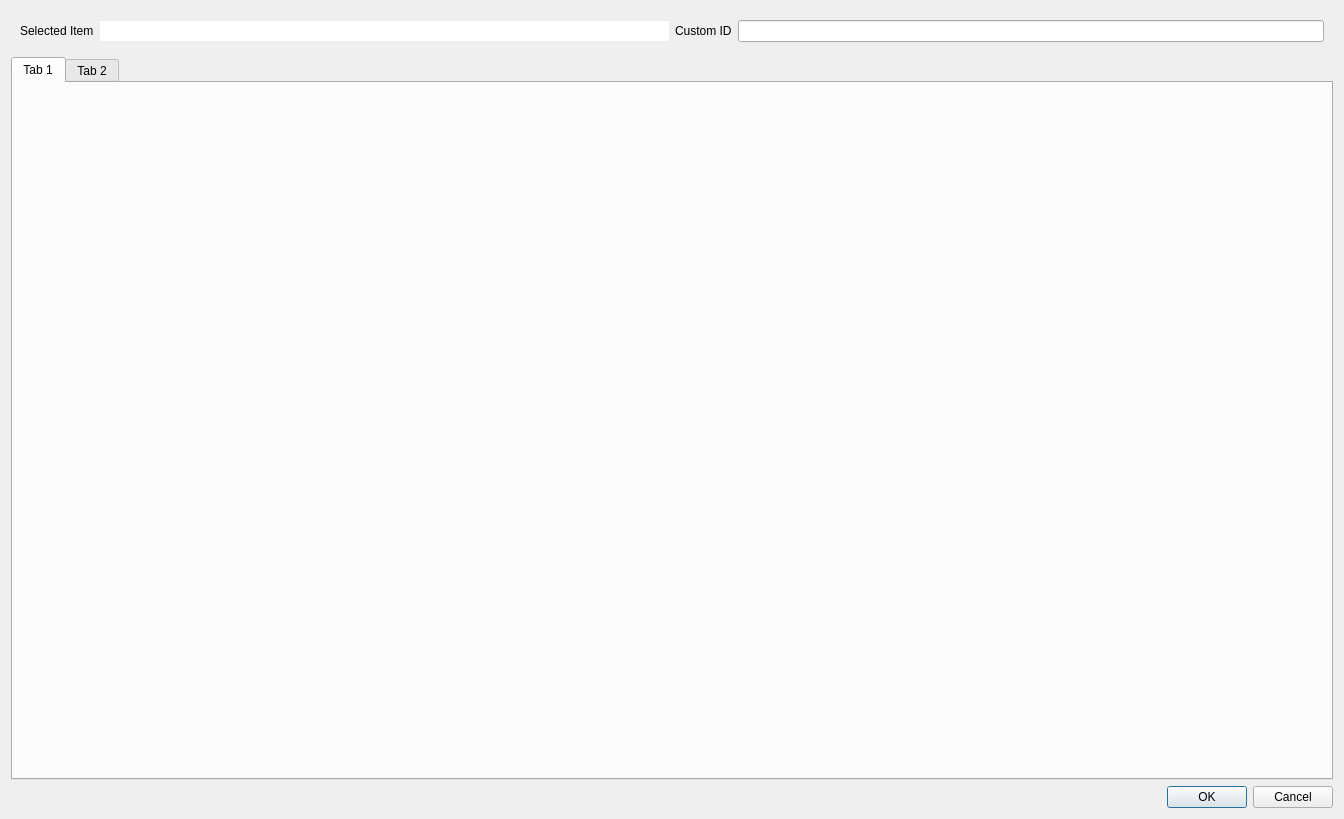
<?xml version="1.0" encoding="UTF-8"?>
<ui version="4.0">
 <class>QmlDesigner::AnnotationEditorDialog</class>
 <widget class="QDialog" name="QmlDesigner::AnnotationEditorDialog">
  <property name="geometry">
   <rect>
    <x>0</x>
    <y>0</y>
    <width>1344</width>
    <height>819</height>
   </rect>
  </property>
  <property name="windowTitle">
   <string notr="true">Dialog</string>
  </property>
  <layout class="QVBoxLayout" name="verticalLayout_2">
   <item>
    <widget class="QWidget" name="annotationContainer" native="true">
     <layout class="QHBoxLayout" name="horizontalLayout">
      <item>
       <layout class="QHBoxLayout" name="targetIdLayout">
        <item>
         <widget class="QLabel" name="targetIdLabel">
          <property name="text">
           <string>Selected Item</string>
          </property>
         </widget>
        </item>
        <item>
         <widget class="QLineEdit" name="targetIdEdit">
          <property name="frame">
           <bool>false</bool>
          </property>
          <property name="readOnly">
           <bool>true</bool>
          </property>
         </widget>
        </item>
       </layout>
      </item>
      <item>
       <layout class="QHBoxLayout" name="customIdLayout">
        <item>
         <widget class="QLabel" name="customIdLabel">
          <property name="text">
           <string>Custom ID</string>
          </property>
         </widget>
        </item>
        <item>
         <widget class="QLineEdit" name="customIdEdit"/>
        </item>
       </layout>
      </item>
     </layout>
    </widget>
   </item>
   <item>
    <widget class="QTabWidget" name="tabWidget">
     <property name="currentIndex">
      <number>0</number>
     </property>
     <property name="movable">
      <bool>true</bool>
     </property>
     <widget class="QWidget" name="tab">
      <attribute name="title">
       <string>Tab 1</string>
      </attribute>
     </widget>
     <widget class="QWidget" name="tab_2">
      <attribute name="title">
       <string>Tab 2</string>
      </attribute>
     </widget>
    </widget>
   </item>
   <item>
    <widget class="QDialogButtonBox" name="buttonBox">
     <property name="focusPolicy">
      <enum>Qt::StrongFocus</enum>
     </property>
     <property name="orientation">
      <enum>Qt::Horizontal</enum>
     </property>
     <property name="standardButtons">
      <set>QDialogButtonBox::Cancel|QDialogButtonBox::Ok</set>
     </property>
    </widget>
   </item>
  </layout>
 </widget>
 <tabstops>
  <tabstop>targetIdEdit</tabstop>
  <tabstop>customIdEdit</tabstop>
  <tabstop>tabWidget</tabstop>
 </tabstops>
 <resources/>
 <connections>
  <connection>
   <sender>buttonBox</sender>
   <signal>accepted()</signal>
   <receiver>QmlDesigner::AnnotationEditorDialog</receiver>
   <slot>accept()</slot>
   <hints>
    <hint type="sourcelabel">
     <x>261</x>
     <y>473</y>
    </hint>
    <hint type="destinationlabel">
     <x>157</x>
     <y>274</y>
    </hint>
   </hints>
  </connection>
  <connection>
   <sender>buttonBox</sender>
   <signal>rejected()</signal>
   <receiver>QmlDesigner::AnnotationEditorDialog</receiver>
   <slot>reject()</slot>
   <hints>
    <hint type="sourcelabel">
     <x>329</x>
     <y>473</y>
    </hint>
    <hint type="destinationlabel">
     <x>286</x>
     <y>274</y>
    </hint>
   </hints>
  </connection>
 </connections>
</ui>
